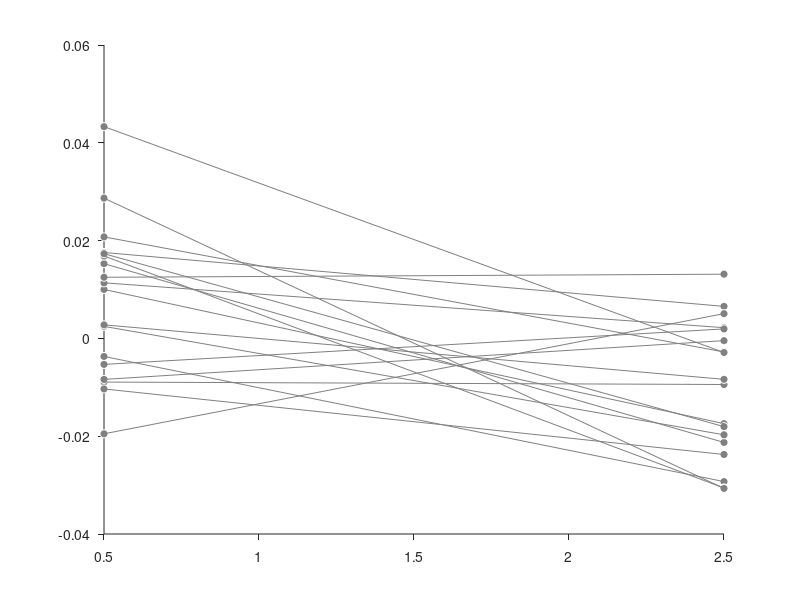

This figure's MATLAB source: (Note: this script raises an error after producing the figure.)
%% clear contents and add function folder with subfolders

clear
close all
clc

homedir = mfilename('fullpath');
funcdir = [homedir(1:end-14) 'functions'];
addpath(genpath(funcdir))

%% load the data

load data_fig5f.mat

% Relevant variables are:
% conn_inf: Correlation of stimulus and action decoders, averaged across all visual-motor ROI pairs.
% conn_inf: Correlation of stimulus and action decoders, averaged across all auditory-motor ROI pairs. Here the stimulus decoder was trained and projected onto auditory cortex (as a control)

%% compare and plot 
figure

conn = conn_inf-conn_audi_inf;

plot(0.5,squeeze(conn(:,1)),'wo','MarkerFaceColor',[1 1 1]*.5)
hold on
plot(2.5,squeeze(conn(:,2)),'wo','MarkerFaceColor',[1 1 1]*.5)
plot([0.5 2.5],conn,'Color',[1 1 1]*.5)
box off
set(gca,'tickdir','out')
bar(squeeze(rmean(conn)),'EdgeColor','none')
set(gca,'fontsize',15,'xtick',[])

wse(conn(~isnan(sum(conn,2)),:),1); %error bars

stats = permtestnds(conn(:,1), zeros(size(conn(:,1))), 10000,0.05,'right');
text(1,0.02,['p = ' num2str(stats.p)],'HorizontalAlignment','center')

stats = permtestnds(conn(:,2), zeros(size(conn(:,2))), 10000,0.05,'left');
text(2,-0.02,['p = ' num2str(stats.p)],'HorizontalAlignment','center')

stats = permtestnds(conn(:,1), conn(:,2), 10000,0.05,'right');
title(['p = ' num2str(stats.p)])

set(gca,'fontsize',15,'xtick',1:2)
xlabel('Rule')


